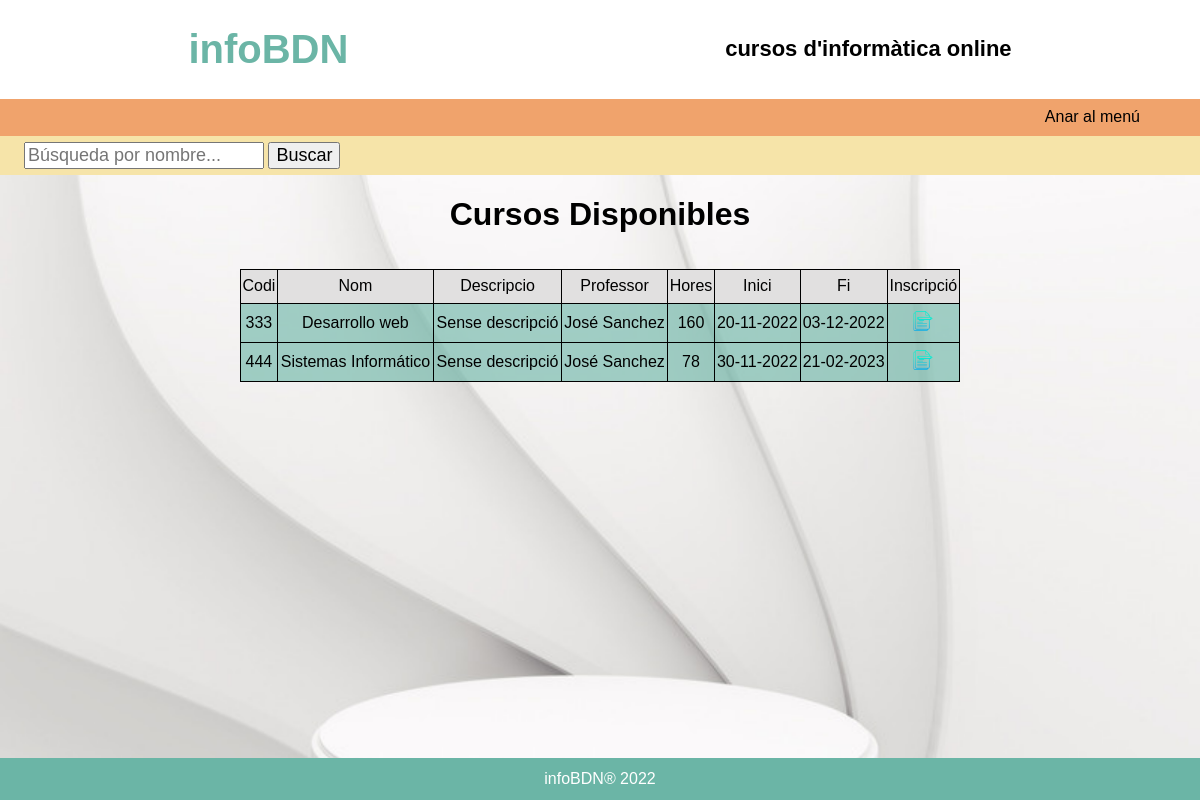
The page /CursosDisponibles.php (signed in) on the database its author committed.
### tables this page shows
CREATE TABLE `cursos` (
  `CODI` int(11) NOT NULL,
  `NOM` varchar(20) NOT NULL,
  `DESCRIPCIO` varchar(50) NOT NULL,
  `HORES` int(11) NOT NULL,
  `INICI` date NOT NULL,
  `FI` date NOT NULL,
  `DNIPROFESSOR` varchar(20) NOT NULL,
  `ACTIU` tinyint(1) NOT NULL
);

CREATE TABLE `professors` (
  `DNI` varchar(20) NOT NULL,
  `CONTRASENYA` varchar(50) NOT NULL,
  `NOM` varchar(20) NOT NULL,
  `COGNOMS` varchar(20) NOT NULL,
  `TITOL` varchar(20) NOT NULL,
  `FOTO` varchar(50) NOT NULL,
  `ACTIU` tinyint(1) NOT NULL
);

### Funciones.php (the view, shortened to what this page needs)
        <?php
function cursosdisponibles($conexion,$q,$dna){
    $consulta = mysqli_query($conexion, $q);
    $registros=mysqli_num_rows($consulta);
    for ($i=0;$i<$registros;$i++){
        $filas=$consulta->fetch_assoc();
        $qq="SELECT * FROM matricula WHERE dni_alumne='$dna' AND codi='".$filas['CODI']."'";
        $consult = mysqli_query($conexion, $qq);
        $valores=$consult->fetch_assoc();
        $dni=$filas['DNIPROFESSOR'];
        if(!$valores){
            $codi="";
        }
        else{
            $codi=$valores['CODI'];
        }
        if ($codi===$filas['CODI']){
            ?><tr class="back"><?php
            echo "<td>" .$filas['CODI']. "</td>";
            echo "<td>" .$filas['NOM']. "</td>";
            echo "<td>" .$filas['DESCRIPCIO']. "</td>";
            nombreprofe($dni,$conexion);
            echo "<td>" .$filas['HORES']. "</td>";
            $filas['INICI'] = date("d-m-Y", strtotime($filas['INICI']));
            echo "<td>" .$filas['INICI']. "</td>";
            $filas['FI'] = date("d-m-Y", strtotime($filas['FI']));
            echo "<td>" .$filas['FI']. "</td>";
            ?>
            <td><a href="AltaMatricula.php?id=<?php echo $filas['CODI'];?>"><img src="img/reporte.png" style="height:20px;width:20px;"></a></td>
            <?php
            echo "</tr>";
        }
        }
    echo "</table>";
    }
        ?>
    <?php
function nombreprofe($dni, $conexion){
    $query="SELECT * FROM professors WHERE DNI='$dni'";
    $consulta = mysqli_query($conexion, $query);
    while($valores = mysqli_fetch_array($consulta)){
        echo "<td>" .$valores['NOM']." ".$valores['COGNOMS']."</td>";
    }
}
?>

### styles.css (style rules this page uses)
html { height:100%; }
body { margin:0; display: flex; flex-direction: column; height: 100%; font-family: 'Trebuchet MS', 'Lucida Sans Unicode', 'Lucida Grande', 'Lucida Sans', Arial, sans-serif; }
.tabla tr,.tabla td { text-align: center; border:1px solid black; padding-top:1%; padding-bottom:1%; }
.tabla tr:nth-child(2n+1) { background-color: rgb(225, 224, 224,2); }
.back { background-color:rgba(104, 181, 166, 0.6) !important }

### rows shown on the page
cursos: CODI "333", NOM "Desarrollo web", DESCRIPCIO "Sense descripció", HORES "160", INICI "20-11-2022", FI "03-12-2022"
professors: NOM "José", COGNOMS "Sanchez"
cursos: CODI "444", NOM "Sistemas Informático", DESCRIPCIO "Sense descripció", HORES "78", INICI "30-11-2022", FI "21-02-2023"
